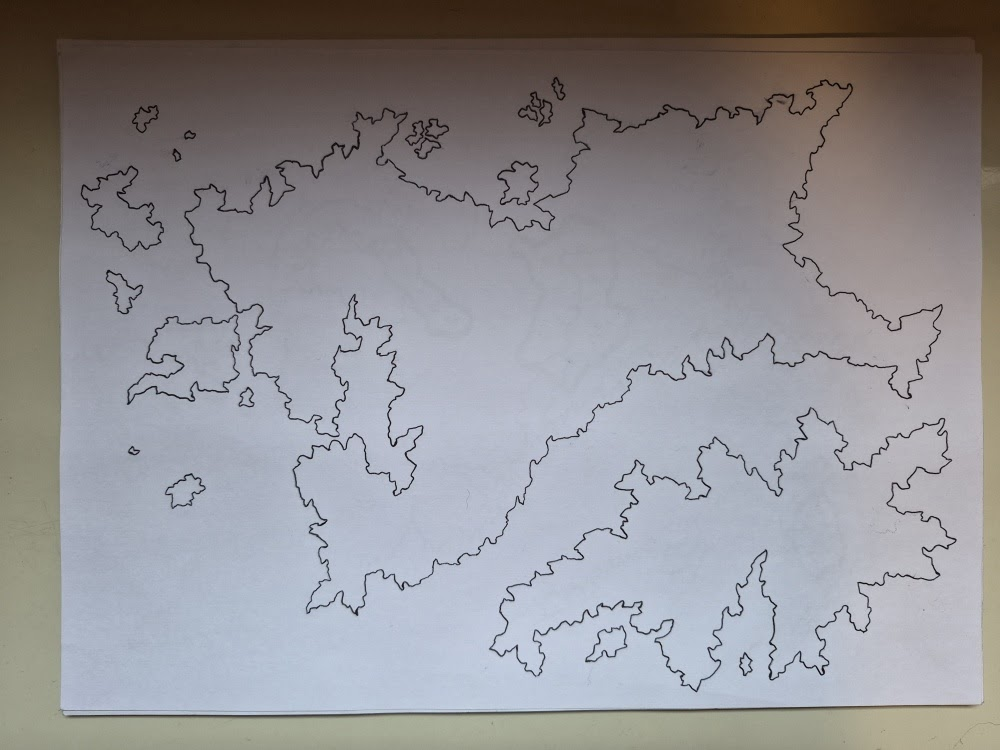
#> input picture assets/base_maps/107944.jpg, 1000 x 750 px
$ python generate_styled_maps.py
#> lines starting #> are read from the running program, lines starting #| are printed output that depends on the picture; after the words box and inside, x2 and y2 are one past the last pixel; in counts of white or black regions, pixels touching at a corner belong together
"""
MAPEX Stylized Cartography Generator - Final High-Fidelity Revision
Strictly adheres to base maps (107937, 107938, 107944) with full internal sea (mar interno)
fidelity, accurate mountain chains, correctly placed forest enclaves, and clean typography.
"""

import os
import math
import json
import cv2
import numpy as np
from PIL import Image, ImageDraw
from scipy.ndimage import distance_transform_edt, gaussian_filter

ASSETS_DIR = 'assets'
OUTPUT_DIR = os.path.join(ASSETS_DIR, 'styled_maps')
os.makedirs(OUTPUT_DIR, exist_ok=True)

# 1. Extraction of pure contours from 107944
im44 = cv2.imread('assets/base_maps/107944.jpg')
#> im44 is the input picture: shape (750, 1000, 3); mean B, G, R 147.1, 143.6, 145
im44 = cv2.resize(im44, (1000, 700))
#> im44: shape (700, 1000, 3)
gray44 = cv2.cvtColor(im44, cv2.COLOR_BGR2GRAY)
bg44 = cv2.GaussianBlur(gray44, (51, 51), 0)
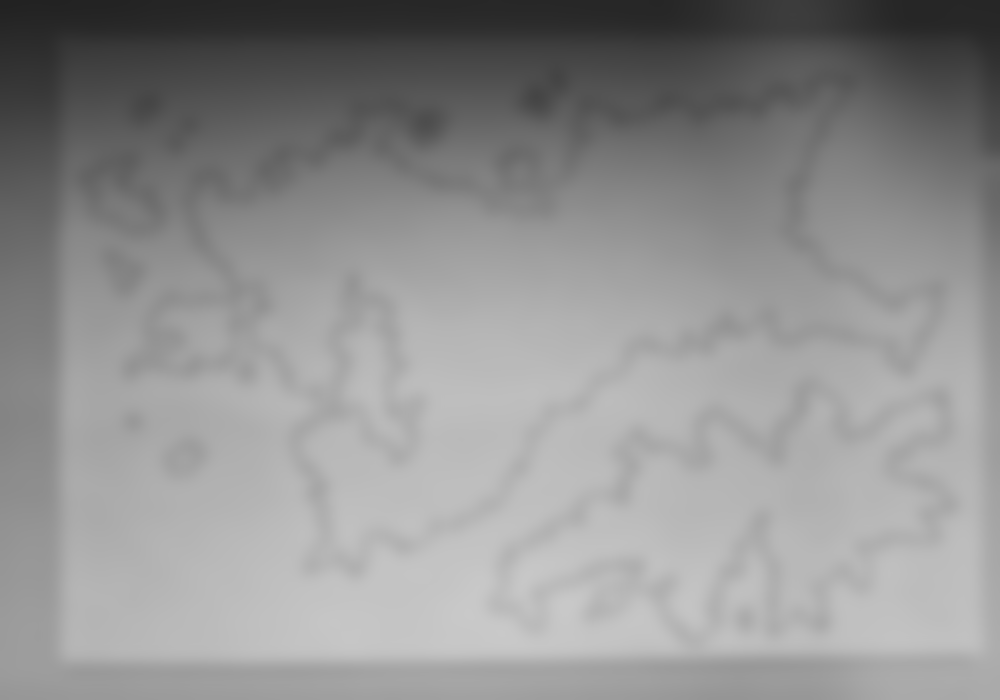
#> bg44: shape (700, 1000); min 34, max 201, mean 144.4
norm44 = gray44.astype(float) / (bg44.astype(float) + 1e-5)
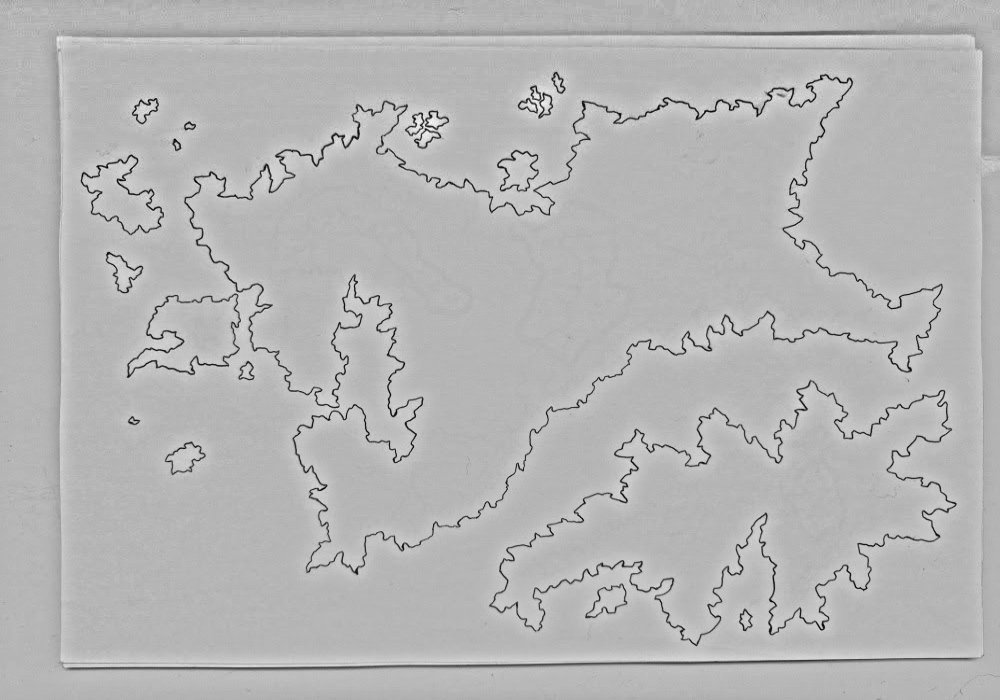
#> norm44: shape (700, 1000) float64; min 0.0561, max 1.38, mean 0.999; drawn with min black and max white

ink44 = (norm44 < 0.78).astype(np.uint8) * 255
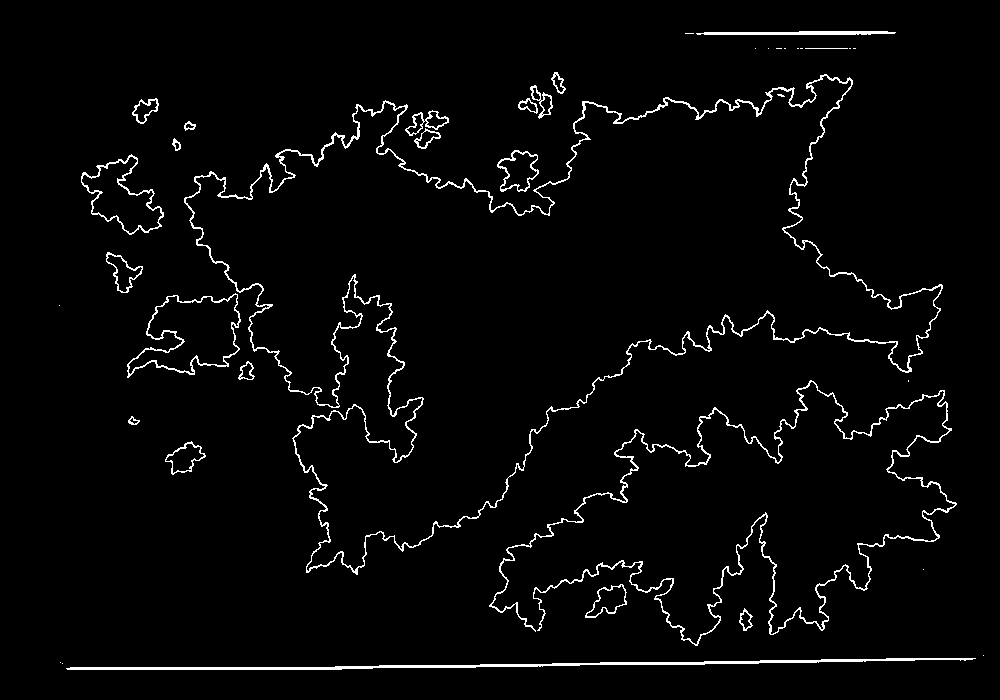
#> ink44: shape (700, 1000); 2.8% white in thin lines or dots, all inside (x1, y1, x2, y2) = (59, 31, 984, 670)
ink44[:40, :] = 0; ink44[675:, :] = 0; ink44[:, :50] = 0; ink44[:, 970:] = 0
#> after `ink44[:40, :] = 0`: ink44: shape (700, 1000); 2.8% white in thin lines or dots, all inside (x1, y1, x2, y2) = (59, 48, 984, 670)
#> after `ink44[:, 970:] = 0`: ink44: shape (700, 1000); 2.8% white in thin lines or dots, all inside (x1, y1, x2, y2) = (59, 48, 970, 670)

dil = cv2.dilate(ink44, cv2.getStructuringElement(cv2.MORPH_ELLIPSE, (3, 3)), iterations=1)
#> dil: shape (700, 1000); 5.4% white; 26 white regions (6 under 20 px), largest, box (x1, y1, x2, y2) and area: (126, 73, 944, 576) 18261, (488, 379, 958, 647) 9285, (65, 657, 971, 671) 4408
open_space = cv2.bitwise_not(dil)

# Flood fill Ocean from (10, 10)
flood_mask = np.zeros((702, 1002), dtype=np.uint8)
cv2.floodFill(open_space, flood_mask, (10, 10), 0)
#> open_space: shape (700, 1000); 31.6% white; 41 white regions (22 under 20 px), largest, box (x1, y1, x2, y2) and area: (187, 77, 940, 569) 154126, (493, 383, 953, 643) 51407, (334, 281, 421, 461) 6191

# Flood fill Inland Sea (Mar Interno) from (370, 360) as WATER!
cv2.floodFill(open_space, flood_mask, (370, 360), 0)
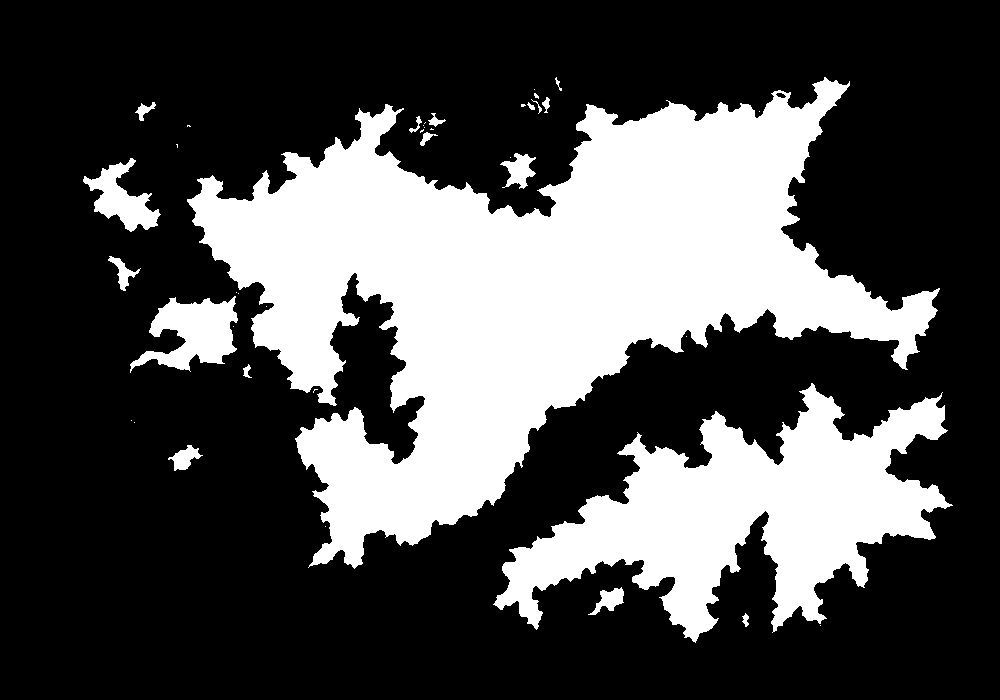
#> open_space: shape (700, 1000); 30.7% white; 40 white regions (22 under 20 px), largest, box (x1, y1, x2, y2) and area: (187, 77, 940, 569) 154126, (493, 383, 953, 643) 51407, (130, 296, 238, 373) 4454

# land_mask is True for land, False for Ocean and Inland Sea
land_mask = (open_space > 0)

# Distance transform in water (Ocean + Inland Sea)
dist_ocean = distance_transform_edt(~land_mask)
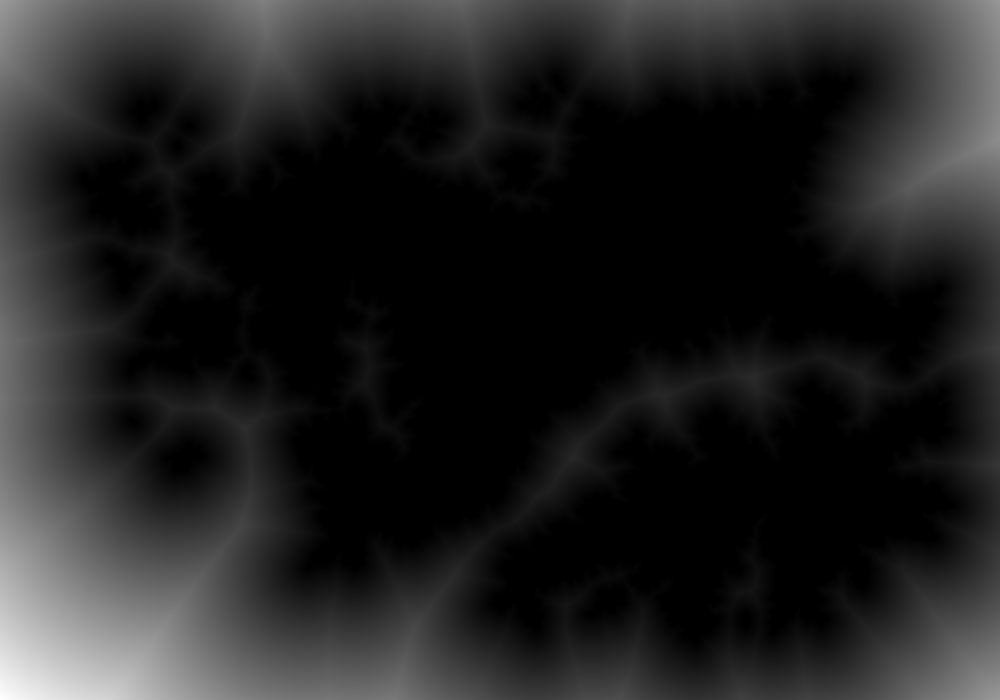
#> dist_ocean: shape (700, 1000) float64; min 0, max 287.6, mean 38.3; drawn with min black and max white
# Distance transform in land
dist_land = distance_transform_edt(land_mask)
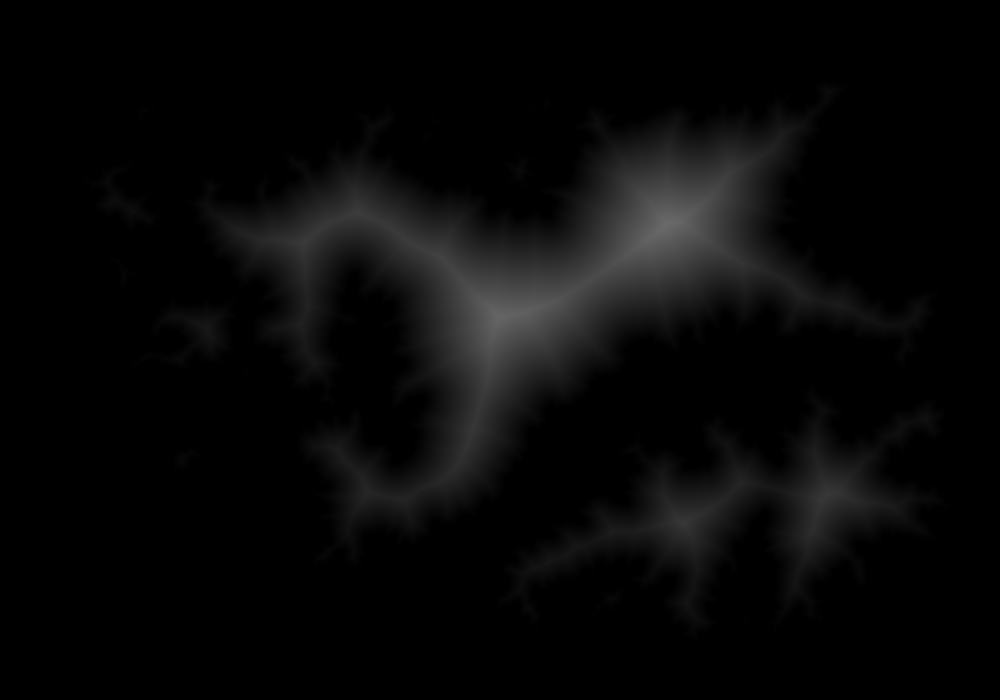
#> dist_land: shape (700, 1000) float64; min 0, max 106.8, mean 8

# Load layers data
#> (the run stopped early here; a loop or call above may not have finished)

$ run again, with assets/base_maps/107937.jpg copied over assets/base_maps/107944.jpg
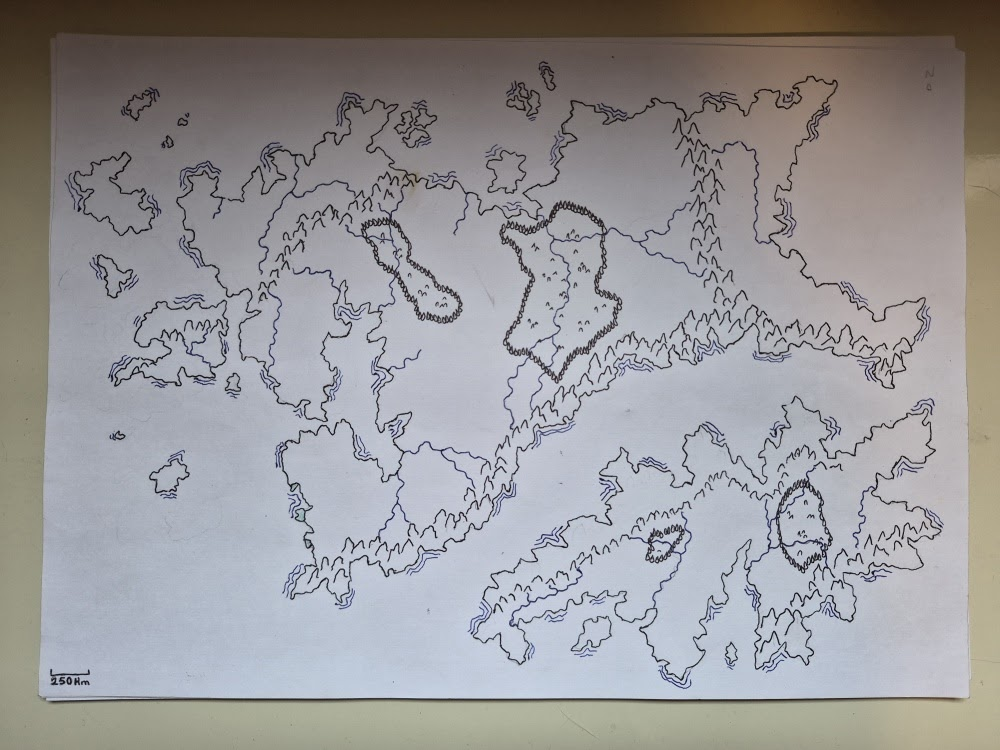
#> input picture assets/base_maps/107937.jpg, 1000 x 750 px
#> im44 is the input picture: shape (750, 1000, 3); mean B, G, R 152.7, 150.8, 152.2
#> im44: shape (700, 1000, 3)
#> `ink44[:40, :] = 0`:
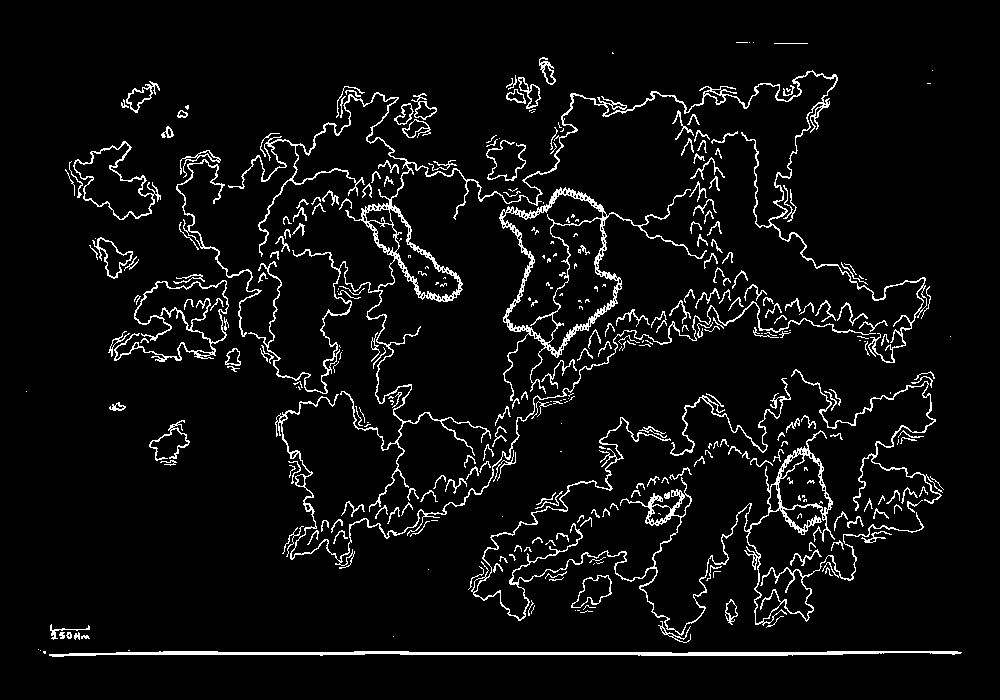
#> ink44: shape (700, 1000); 5.5% white in thin lines or dots, all inside (x1, y1, x2, y2) = (26, 42, 962, 657)
#> dil: shape (700, 1000); 11.5% white; 90 white regions (14 under 20 px), largest, box (x1, y1, x2, y2) and area: (175, 69, 932, 570) 39649, (467, 368, 945, 644) 17748, (49, 649, 963, 658) 4721
#> land_mask: shape (700, 1000) bool; 17.9% white; 458 white regions (384 under 20 px), largest, box (x1, y1, x2, y2) and area: (526, 73, 923, 382) 47045, (283, 164, 579, 559) 43898, (323, 284, 401, 448) 5114
#> `dist_land = distance_transform_edt(land_mask)`:
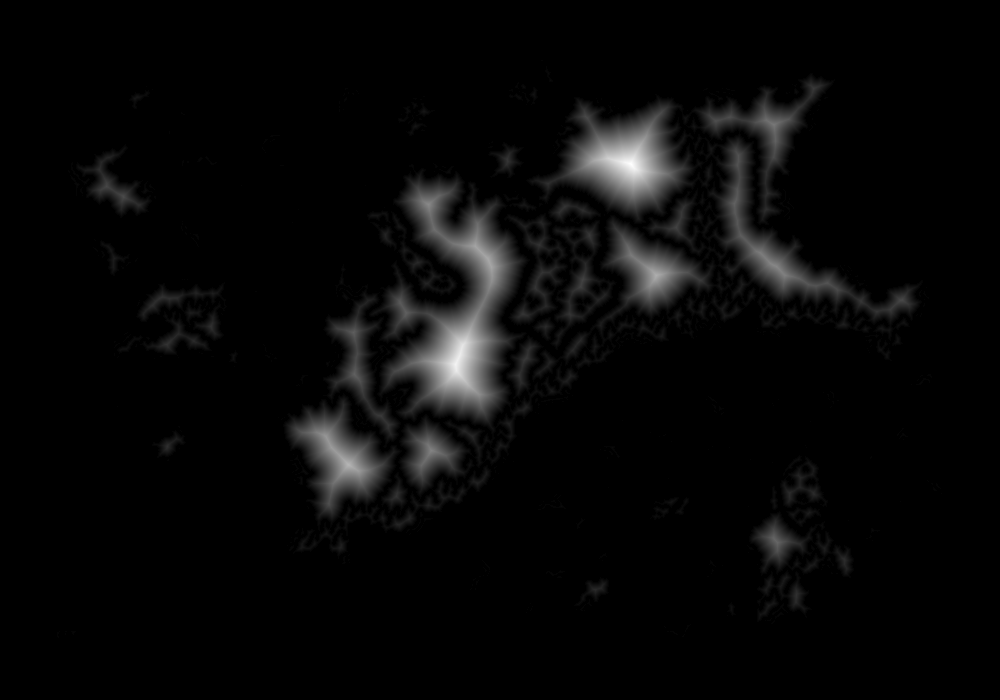
#> dist_land: shape (700, 1000) float64; min 0, max 49.74, mean 1.5; drawn with min black and max white

$ run again, with assets/base_maps/107938.jpg copied over assets/base_maps/107944.jpg
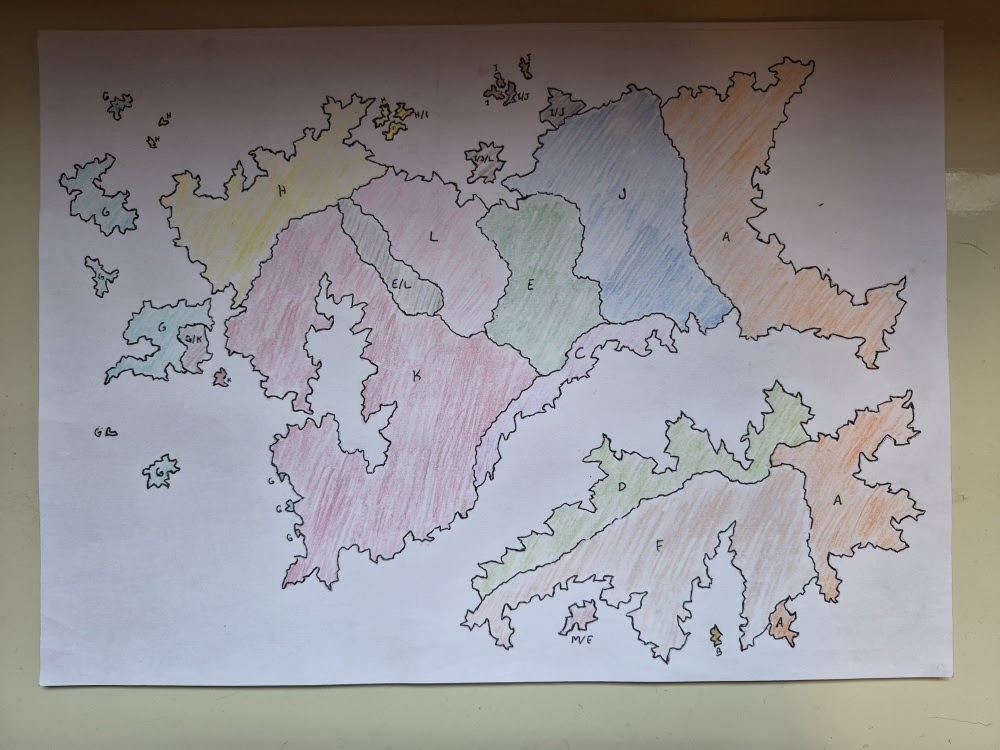
#> input picture assets/base_maps/107938.jpg, 1000 x 750 px
#> im44 is the input picture: shape (750, 1000, 3); mean B, G, R 145.4, 142.8, 145.5
#> im44: shape (700, 1000, 3)
#> `ink44[:40, :] = 0`:
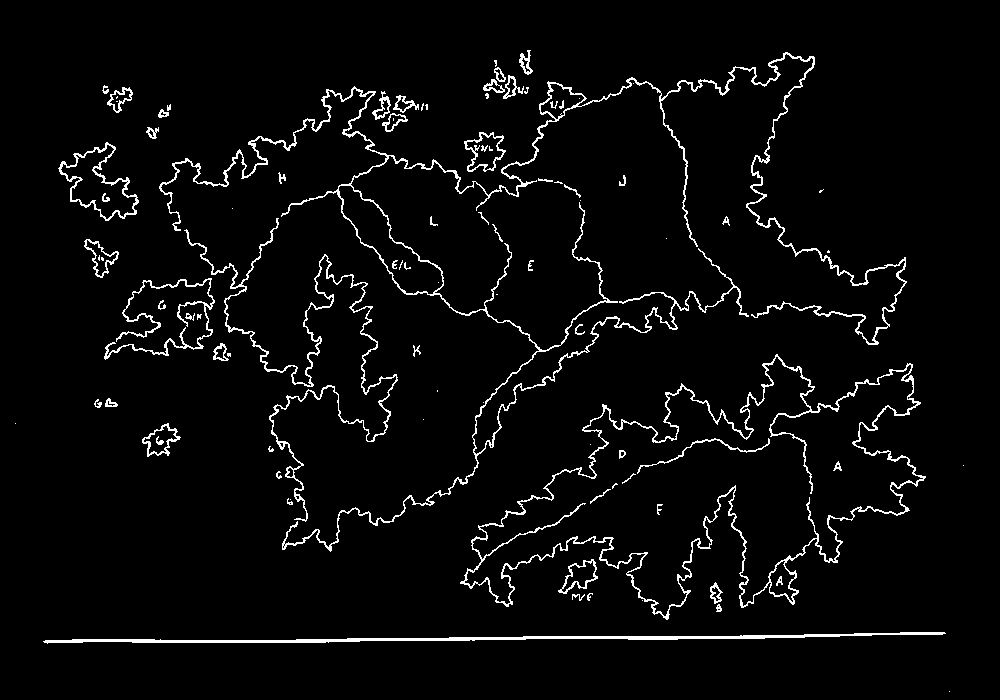
#> ink44: shape (700, 1000); 3.8% white in thin lines or dots, all inside (x1, y1, x2, y2) = (15, 50, 964, 692)
#> dil: shape (700, 1000); 7.3% white; 48 white regions (8 under 20 px), largest, box (x1, y1, x2, y2) and area: (158, 51, 908, 553) 23526, (459, 353, 927, 621) 12208, (49, 631, 947, 644) 4619
#> land_mask: shape (700, 1000) bool; 19.8% white; 76 white regions (54 under 20 px), largest, box (x1, y1, x2, y2) and area: (352, 84, 732, 349) 47896, (467, 359, 919, 615) 46041, (662, 55, 904, 342) 23086
#> `dist_land = distance_transform_edt(land_mask)`:
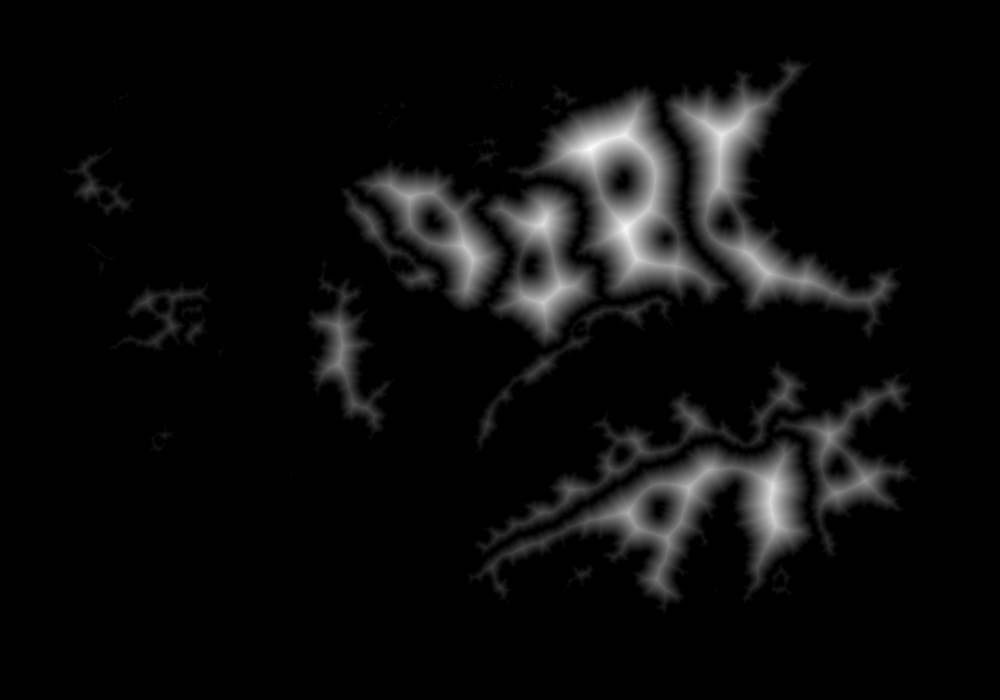
#> dist_land: shape (700, 1000) float64; min 0, max 41.4, mean 2.1; drawn with min black and max white
